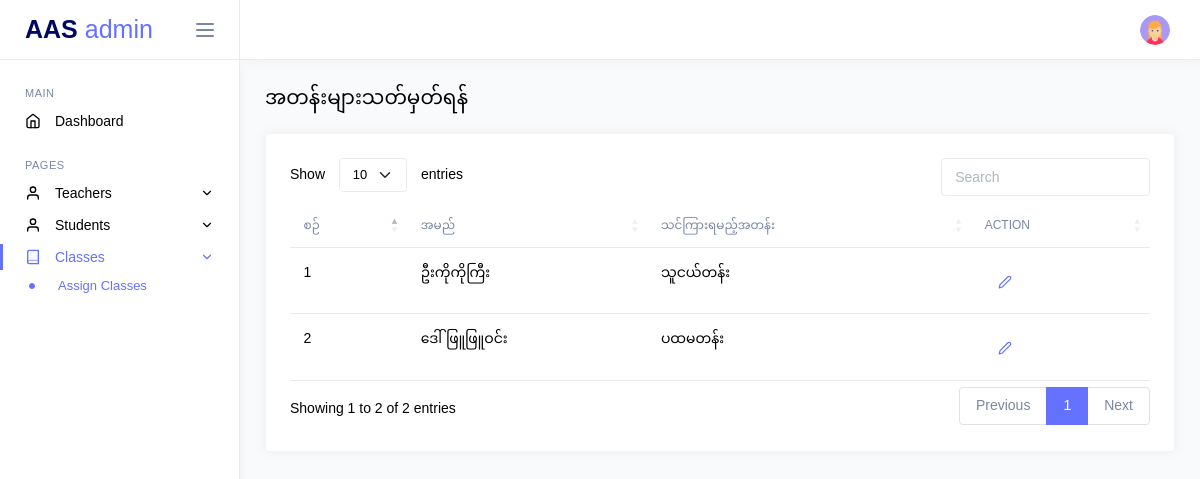
Page /admin/assign-classes.php (signed in) on the earlier database version.
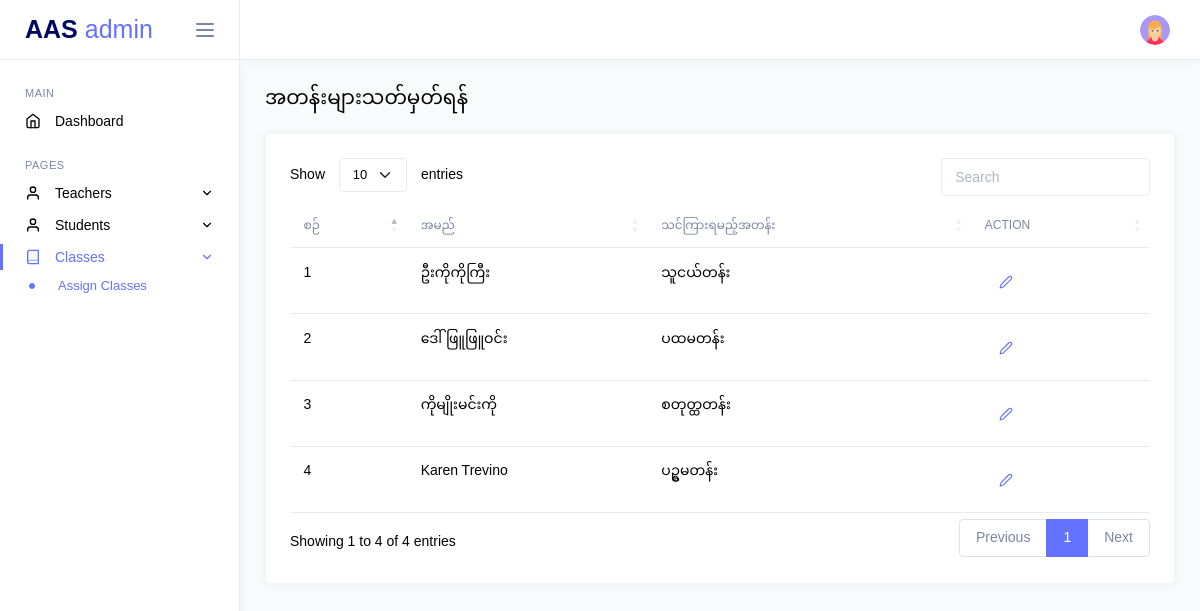
Same page on the later database version.
### tables this page shows
CREATE TABLE `teachers` (
  `id` int(11) NOT NULL,
  `name_eng` varchar(255) NOT NULL,
  `name_mm` varchar(255) NOT NULL,
  `username` varchar(255) NOT NULL,
  `father_name` varchar(255) NOT NULL,
  `mother_name` varchar(255) NOT NULL,
  `education` varchar(255) DEFAULT NULL,
  `rank` varchar(255) DEFAULT NULL,
  `class_id` int(11) DEFAULT NULL,
  `dob` date DEFAULT NULL,
  `start_edu_at` date DEFAULT NULL,
  `start_current_rank_at` date DEFAULT NULL,
  `start_current_school_at` date DEFAULT NULL,
  `password` varchar(255) NOT NULL DEFAULT '123456',
  `password_status` int(11) NOT NULL DEFAULT 0,
  `phone` varchar(15) DEFAULT NULL,
  `status` enum('active','inactive','','') NOT NULL DEFAULT 'active',
  `address` varchar(255) DEFAULT NULL,
  `bed_status` enum('မပြီး','ပြီး','','') NOT NULL DEFAULT 'မပြီး',
  `phaung_gyi_status` enum('မပြီး','ပြီး','','') NOT NULL DEFAULT 'မပြီး',
  `completed_course` varchar(255) DEFAULT NULL,
  `created_at` datetime NOT NULL DEFAULT current_timestamp(),
  `updated_at` datetime NOT NULL DEFAULT current_timestamp()
);

CREATE TABLE `classes` (
  `id` int(11) NOT NULL,
  `class_name_eng` varchar(255) NOT NULL,
  `class_name_mm` varchar(255) NOT NULL,
  `grade_level` varchar(255) NOT NULL,
  `created_at` datetime NOT NULL
);

### core/helpers/Helper.php (called while the page is built, shortened)
<?php
class Helper
{
    public static function startSession()
    {
        if (session_status() === PHP_SESSION_NONE) {
            return session_start();
        }
        return true;
    }
}

### app/controllers/TeacherController.php (called while the page is built, shortened)
<?php
class TeacherController
{
    private $teacherModel;
    public function __construct()
    {
        $database = new MySQL();
        $db = $database->connect();
        $this->teacherModel = new TeacherModel($db);
    }
    public function getAllTeachersClass()
    {
        return $this->teacherModel->getAllTeachersClass();
    }
    public function getTeacherClassNameById($id)
    {
        return $this->teacherModel->getTeacherClassNameById($id);
    }
}

### app/models/TeacherModel.php (called while the page is built, shortened)
<?php
class TeacherModel
{
    private $db;
    private $table = 'teachers';
    public function __construct($db)
    {
        $this->db = $db;
    }
    public function getAllTeachersClass()
    {
        try {
            $query = "SELECT id, name_mm, class_id
                FROM {$this->table}
                WHERE status = 'active'";
            $stmt = $this->db->prepare($query);
            $stmt->execute();
            return $stmt->fetchAll(PDO::FETCH_ASSOC);
        } catch (PDOException $e) {
            return $e->getMessage();
        }
    }
    public function getTeacherClassNameById($id)
    {
        try {
            $query = "SELECT name_mm, class_id, classes.class_name_mm as class_name
                FROM {$this->table}
                LEFT JOIN classes ON teachers.class_id = classes.id
                WHERE teachers.id= :id
                ";
            $stmt = $this->db->prepare($query);
            $stmt->bindParam(':id', $id);
            $stmt->execute();
            return $stmt->fetch(PDO::FETCH_OBJ);
        } catch (PDOException $e) {
            return $e->getMessage();
        }
    }
}

### public/admin/assign-classes.php (the view, shortened to what the changed rows need)
<?php
include('../components/header.php');
$teacherController = new TeacherController();
$teachers = $teacherController->getAllTeachersClass();
?>
<body>
    <div class="main-wrapper">
        <?php
        include('../components/admin_navbar.php');
        ?>
        <div class="page-content">
            <div class="row">
                <div class="col-md-12 grid-margin stretch-card">
                    <div class="card">
                        <div class="card-body">
                            <div class="table-responsive">
                                <table id="teachersTable" class="table ">
                                    <thead>
                                        <tr>
                                            <th>စဉ်</th>
                                            <th>အမည်</th>
                                            <th>သင်ကြားရမည့်အတန်း</th>
                                            <th>Action</th>
                                        </tr>
                                    </thead>
                                    <tbody>
                                        <?php $count = 1; ?>
                                        <?php foreach ($teachers as $teacher): ?>
                                            <?php
                                            $teacherId = $teacher['id'];
                                            $teacherClassData = $teacherController->getTeacherClassNameById($teacherId);
                                            ?>
                                            <tr>
                                                <td><?= $count ?></td>
                                                <td><?= htmlspecialchars($teacher['name_mm']) ?></td>
                                                <td><?= is_null($teacher['class_id']) ? 'အတန်းမသတ်မှတ်ရသေးပါ။' : $teacherClassData->class_name ?>
                                                </td>
                                                <td class="d-flex align-items-center">
                                                    <button type="button" class="btn" data-bs-toggle="modal"
                                                        data-bs-target="#editModal" data-id="<?= $teacher['id'] ?>"
                                                        data-class-id="<?= $teacher['class_id'] ?>"
                                                        data-name="<?= htmlspecialchars($teacher['name_mm']) ?>"> <a
                                                            class="" href="javascript:;"><i data-feather="edit-2"
                                                                class="icon-sm me-2"></i></a>
                                                    </button>
                                                </td>
                                            </tr>
                                            <?php $count++; ?>
                                        <?php endforeach ?>
                                    </tbody>
                                </table>
                            </div>
                        </div>
                    </div>
                </div>
            </div>
        </div>
    </div>
</body>

Differences in the rows shown:
now on this page (row edited): teachers: name_mm "ကိုမျိုးမင်းကို", class.class_name_mm "စတုတ္ထတန်း"
added teachers: name_mm "Karen Trevino", class.class_name_mm "ပဥ္စမတန်း"
Other differences:
text written by a page script: "Show entries Showing 1 to 2 of 2 entries Previous 1 Next" → "Show entries Showing 1 to 4 of 4 entries Previous 1 Next"
